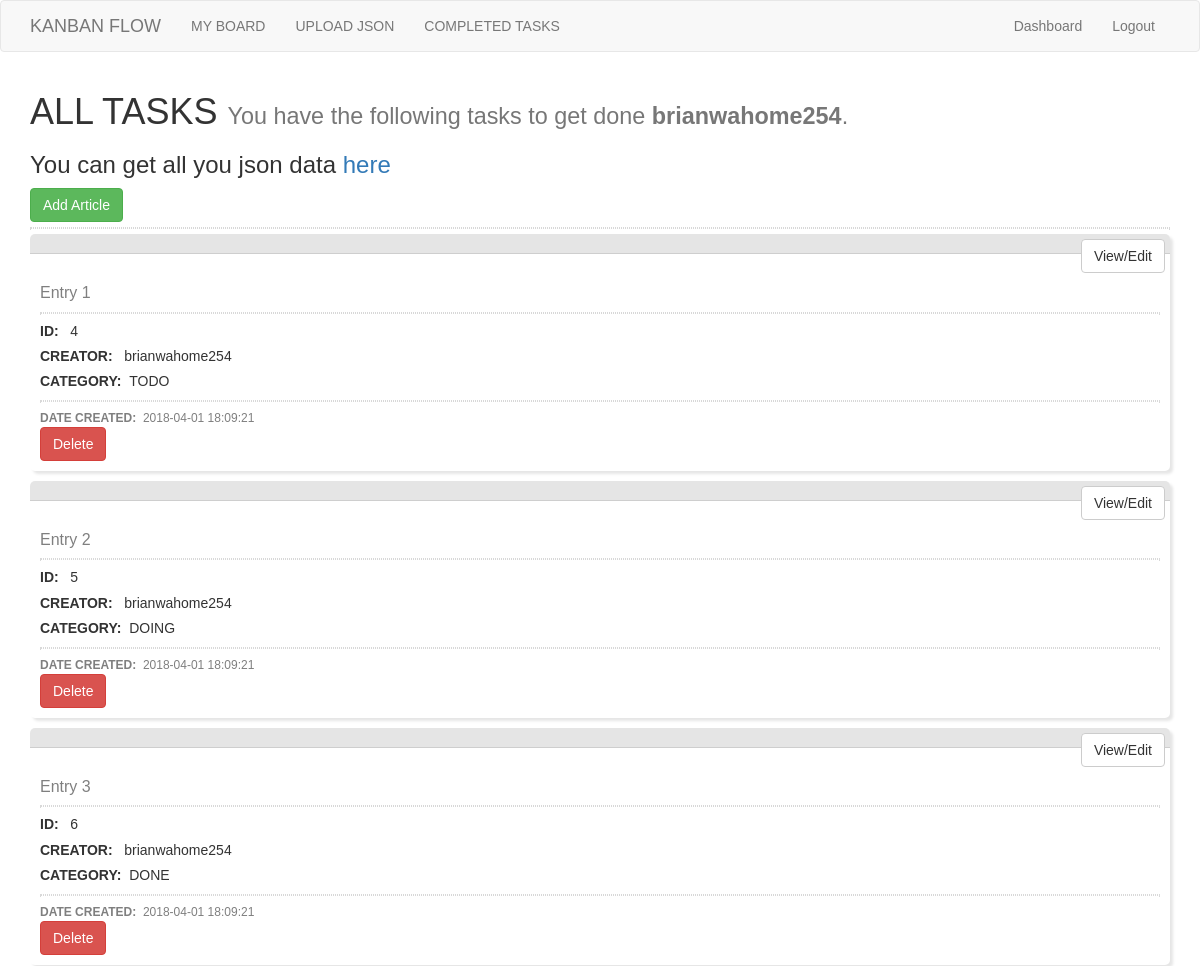
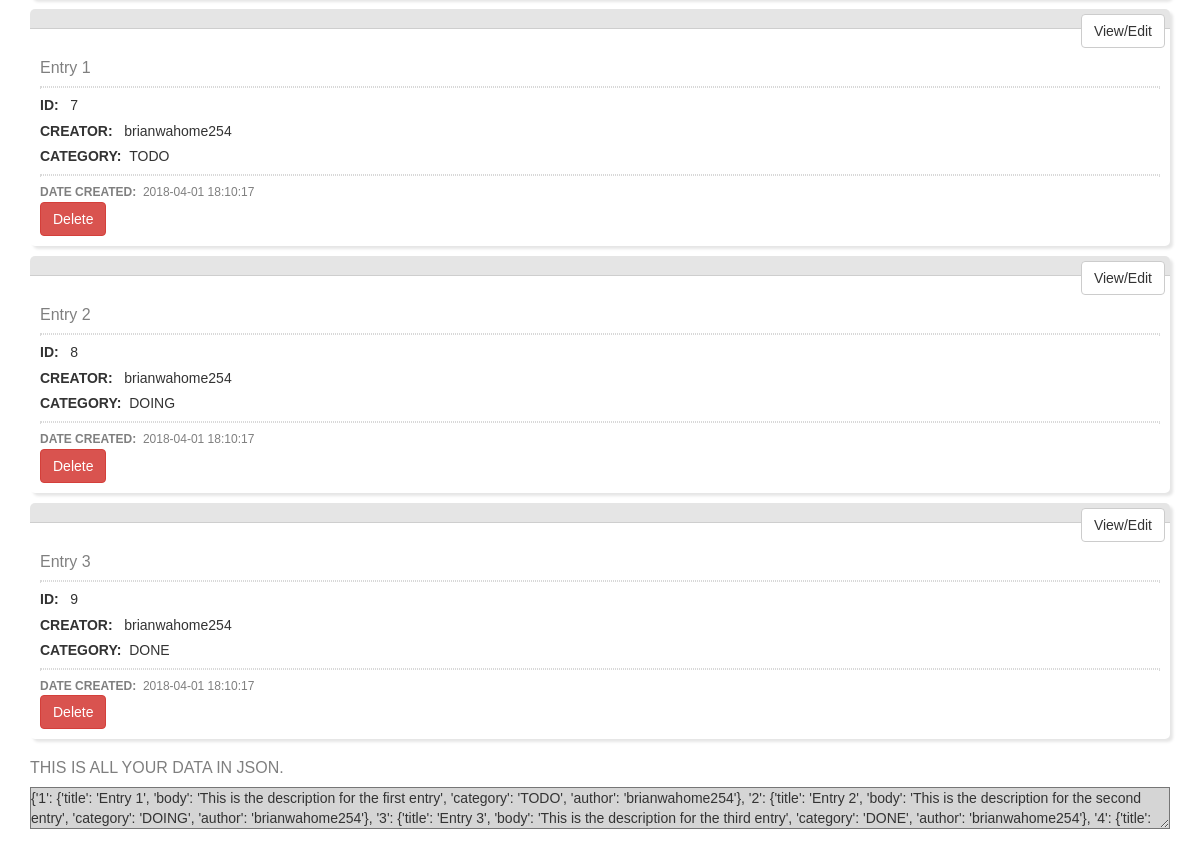
Page /dashboard (signed in) on the committed database (2 pictures, top to bottom).
### app.py (models this page shows)
class myarticles(db.Model):
    id = db.Column(db.Integer, primary_key=True)
    title = db.Column(db.String(255), unique=False)
    author = db.Column(db.String(255), unique=False)
    body = db.Column(db.String(400), unique=False)
    CreateDate = db.Column(db.DateTime(timezone=True), default=db.func.now(), unique=False)
    category = db.Column(db.String(255), unique=False)

### app.py (the view)
@app.route('/dashboard')
@is_logged_in
def dashboard():
    myArticles={}
    articles, todo, doing, done = fetchUserInfo()
    count=1
    for tasks in articles:
        task={'title':tasks['title'], 'body':tasks['body'], 'category':tasks['category'], 'author':tasks['author']}
        myArticles[str(count)]=task
        count+=1
    jsonData = str(myArticles)
    if len(articles) > 0:
        return render_template('dashboard.html', articles = articles, jsonData=jsonData )
    else:
        msg= "Hey there {}. Unfortunately, you have no task history with us, why dont you click the button below to get started :-)!".format(session['username'])
        return render_template('dashboard.html', msg=msg, jsonData=jsonData)
    cur.close()

### app.py (called while the page is built)
def is_logged_in(f):
    @wraps(f)
    def wrap(*args, **kwargs):
        if 'logged_in' in session:
            return f(*args, **kwargs)
        else:
            flash('Unauthorized, Please login', 'danger')
            return redirect(url_for('login'))
    return wrap

def dictize(raw):
    list=[]
    for all in raw:
        list.append(all.__dict__)
    print(list)
    return tuple(list)

@is_logged_in
def fetchUserInfo():
    articles, todo, doing, done = [], [], [], []
    results={}
    print("Let us see the whole result set as is retrieved.")
    myArticles = dictize(myarticles.query.filter_by(author=session['username']))
    for article in myArticles:
        if article["category"] == "TODO":
            todo.append(article)
        elif article["category"]=="DOING":
            doing.append(article)
        else:
            done.append(article)
        articles.append(article)
    return tuple(articles), tuple(todo), tuple(doing), tuple(done)

### templates/dashboard.html (shortened to what this page needs)
{% extends 'layout.html' %}
{% block body %}
  <h1>ALL TASKS <small> You have the following tasks to get done <b>{{session.username}}</b>.</small></h1>
    <h3>You can get all you json data <a href="#jsonData">here</a></h3>
  <a class="btn btn-success" href="/add_article"> Add Article</a>
  <hr/>
  <table class="table table-striped">
    {% for article in articles %}
        <tr>
        <div class="job">
          <div class="top">
              <a href="edit_article/{{article.id}}" class="btn btn-default pull-right">View/Edit</a>
          </div>
            <h2>{{article.title}}</h2><hr/>
            <h5><b>ID:</b> &nbsp {{article.id}} </h5>
            <h5><b>CREATOR:</b> &nbsp {{article.author}} </h5>
            <h5><b>CATEGORY:</b> &nbsp{{article.category}} </h5><hr/>
            <time><b>DATE CREATED:</b> &nbsp{{article.CreateDate}}</time>
            <form action="{{url_for('delete_article', id=article.id)}}" method="post">
                <input type="submit" value="Delete" class="btn btn-danger">
            </form>
        </div>
        </tr>
    {% endfor %}
      <div id="wrapper">
            <h2>THIS IS ALL YOUR DATA IN JSON.</h2>
            <textarea class="tarea"  id="jsonData">{{jsonData}}</textarea>
      </div>
  </table>
{% endblock %}

### static/style.css (style rules this page uses)
* { padding: 0; margin: 0; box-sizing: border-box; }
body { font-family: Helvetica, Arial, sans-serif; }
h2 { font-size: 16px; color: rgba(0, 0, 0, 0.5); margin-bottom: 10px; }
a { text-decoration: none; }
hr { color: rgba(0, 0, 0, 0.15); border: dotted 1px rgba(0, 0, 0, 0.15); margin: 5px 0; }
time { color: rgba(0, 0, 0, 0.5); font-size: 12px; }
time, h2 { white-space: nowrap; text-overflow: ellipsis; overflow: hidden; }
.job { background: #fff; position: relative; padding: 30px 10px 10px 10px; margin-bottom: 10px; border-radius: 5px; box-shadow: 3px 3px 3px rgba(0, 0, 0, 0.1); overflow: hidden; }
.top { position: absolute; top: 0; left: 0; right: 0; width: 100%; height: 20px; background: rgba(0, 0, 0, 0.1); border-bottom: solid 1px rgba(0, 0, 0, 0.1); padding: 5px; }
.tarea { width:100%; background: #d5d5d5; animation: blinker 1s linear infinite; }

### rows in the picture
myarticles: title "Entry 1", id "4", author "brianwahome254", category "TODO", CreateDate "2018-04-01 18:09:21"
myarticles: title "Entry 2", id "5", author "brianwahome254", category "DOING", CreateDate "2018-04-01 18:09:21"
myarticles: title "Entry 3", id "6", author "brianwahome254", category "DONE", CreateDate "2018-04-01 18:09:21"
myarticles: title "Entry 1", id "7", author "brianwahome254", category "TODO", CreateDate "2018-04-01 18:10:17"
myarticles: title "Entry 2", id "8", author "brianwahome254", category "DOING", CreateDate "2018-04-01 18:10:17"
myarticles: title "Entry 3", id "9", author "brianwahome254", category "DONE", CreateDate "2018-04-01 18:10:17"

### other values in the picture
{{ session.username }} "brianwahome254"
